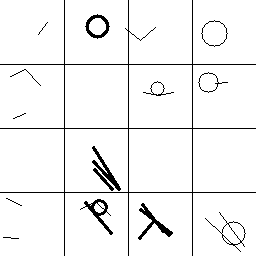
#> input picture Project/Project1/wzt_data/class_0/img_1.png, 256 x 256 px
$ python -i 01_generate_wzt_dataset.py   (imports and definitions only)
#> lines starting #> are read from the running program, lines starting #| are printed output that depends on the picture
import argparse
import os
from pathlib import Path
import random
import cv2
import numpy as np
import pandas as pd

IMG_SIZE = 120

def ensure_dir(path):
    Path(path).mkdir(parents=True, exist_ok=True)

# [5 lines left out: function draw_wzt5_stimulus, not called in this run]

def jitter_point(p, amount=4):
    return (int(p[0] + random.randint(-amount, amount)), int(p[1] + random.randint(-amount, amount)))

# [32 lines left out: functions draw_polyline, add_hand_noise, add_paper_texture, not called in this run]


def random_shift(img, max_shift=6):
    # 그림 전체가 종이 중앙에서 살짝 벗어나는 효과
    dx = random.randint(-max_shift, max_shift)
    dy = random.randint(-max_shift, max_shift)
    M = np.float32([[1, 0, dx], [0, 1, dy]])
    return cv2.warpAffine(img, M, (IMG_SIZE, IMG_SIZE), borderValue=255)


# [139 lines left out: functions degrade_drawing, generate_non_depressed, generate_depressed, not called in this run]

def augment(img):
    angle = random.uniform(-10, 10)
    scale = random.uniform(0.88, 1.10)

    M = cv2.getRotationMatrix2D((IMG_SIZE/2, IMG_SIZE/2), angle, scale)
    img = cv2.warpAffine(img, M, (IMG_SIZE, IMG_SIZE), borderValue=255)

    if random.random() < 0.55:
        img = random_shift(img, max_shift=7)

    if random.random() < 0.45:
        img = cv2.GaussianBlur(img, (3,3), 0)

    if random.random() < 0.35:
        alpha = random.uniform(0.85, 1.15)
        beta = random.randint(-8, 8)
        img = np.clip(alpha * img + beta, 0, 255).astype(np.uint8)

    return img

# [53 lines left out: function main, not called in this run]

# [2 lines not run here, left out]

>>> import cv2
>>> picture = cv2.imread('../../Project1/wzt_data/class_0/img_1.png')
#> picture is the input picture: shape (256, 256, 3); 95.2% white; black in thin lines or dots
>>> result = augment(picture)
#> in augment, `img = cv2.warpAffine(img, M, (IMG_SIZE, IMG_SIZE), borderValue=255)`:
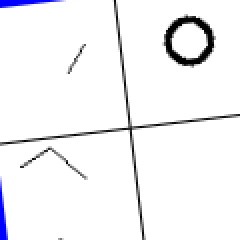
#> img: shape (120, 120, 3) (shown 2 times larger); mean of channels 0, 1, 2 245.5, 243.2, 243.2; drawn as B, G, R
#> in random_shift, `return cv2.warpAffine(img, M, (IMG_SIZE, IMG_SIZE), borderValue=255)`:
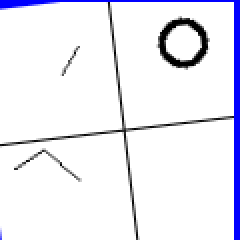
#> returned value: shape (120, 120, 3) (shown 2 times larger); mean of channels 0, 1, 2 245.6, 236.1, 236.1; drawn as B, G, R

$ run again, on Project/Project1/wzt_data/class_0/img_102.png
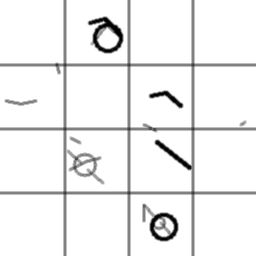
#> input picture Project/Project1/wzt_data/class_0/img_102.png, 256 x 256 px
#> picture is the input picture: shape (256, 256, 3); min 0, max 255, mean 240.1
#> in augment, `img = cv2.warpAffine(img, M, (IMG_SIZE, IMG_SIZE), borderValue=255)`:
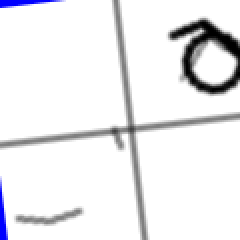
#> img: shape (120, 120, 3) (shown 2 times larger); mean of channels 0, 1, 2 238.5, 236.2, 236.2; drawn as B, G, R
#> in random_shift, `return cv2.warpAffine(img, M, (IMG_SIZE, IMG_SIZE), borderValue=255)`:
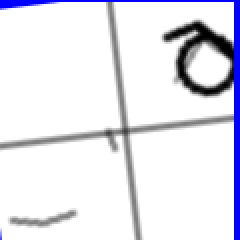
#> returned value: shape (120, 120, 3) (shown 2 times larger); mean of channels 0, 1, 2 238.6, 229.1, 229.1; drawn as B, G, R

$ run again, on Project/Project1/wzt_data/class_0/img_111.png
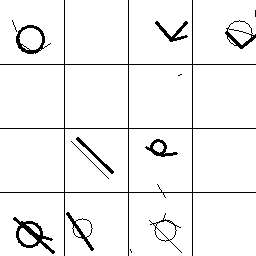
#> input picture Project/Project1/wzt_data/class_0/img_111.png, 256 x 256 px
#> picture is the input picture: shape (256, 256, 3); 94.8% white; black in thin lines or dots
#> in augment, `img = cv2.warpAffine(img, M, (IMG_SIZE, IMG_SIZE), borderValue=255)`:
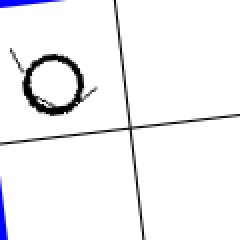
#> img: shape (120, 120, 3) (shown 2 times larger); mean of channels 0, 1, 2 244.9, 242.6, 242.6; drawn as B, G, R
#> in random_shift, `return cv2.warpAffine(img, M, (IMG_SIZE, IMG_SIZE), borderValue=255)`:
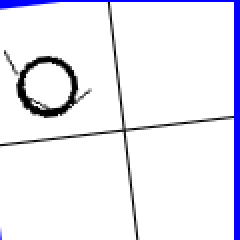
#> returned value: shape (120, 120, 3) (shown 2 times larger); mean of channels 0, 1, 2 245, 235.5, 235.5; drawn as B, G, R

$ run again, on Project/Project1/wzt_data/class_0/img_114.png
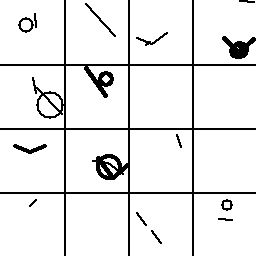
#> input picture Project/Project1/wzt_data/class_0/img_114.png, 256 x 256 px
#> picture is the input picture: shape (256, 256, 3); 92% white; black in thin lines or dots
#> in augment, `img = cv2.warpAffine(img, M, (IMG_SIZE, IMG_SIZE), borderValue=255)`:
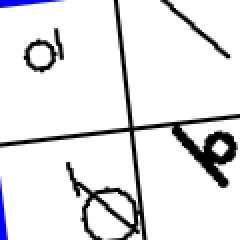
#> img: shape (120, 120, 3) (shown 2 times larger); mean of channels 0, 1, 2 230.4, 228.1, 228.1; drawn as B, G, R
#> in random_shift, `return cv2.warpAffine(img, M, (IMG_SIZE, IMG_SIZE), borderValue=255)`:
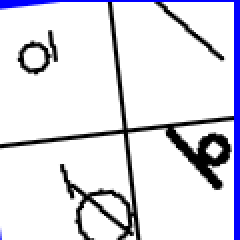
#> returned value: shape (120, 120, 3) (shown 2 times larger); mean of channels 0, 1, 2 230.7, 221.3, 221.3; drawn as B, G, R
